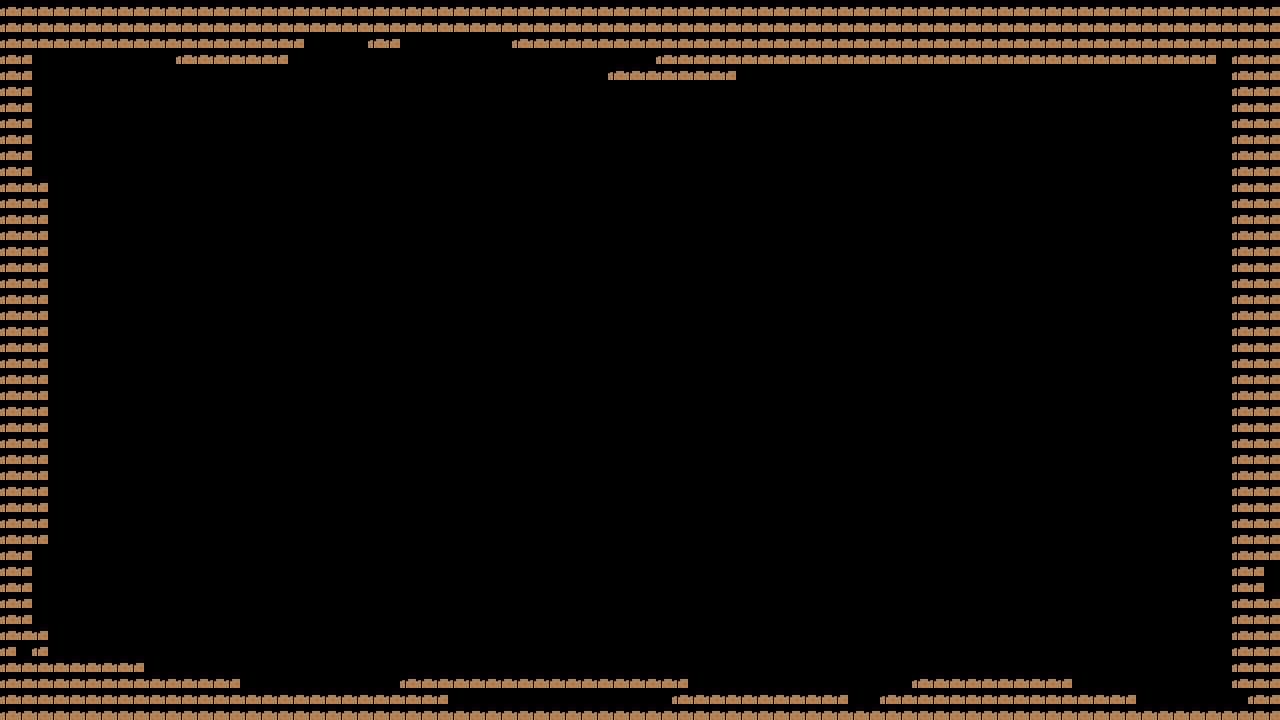

This is a level from a 2D game, rendered from its Tiled map with the project's own tilesets. A one-line summary and the map file follow, with tile-layer data summarised:
An orthogonal 80x45 tile map with 16x16 px tiles, 1 tile layer (dirt_layer).

<map version="1.0" tiledversion="1.1.3" orientation="orthogonal" renderorder="right-down" width="80" height="45" tilewidth="16" tileheight="16" infinite="0" nextobjectid="1">
 <tileset firstgid="1" name="roguelikeSheet_transparent" tilewidth="16" tileheight="16" tilecount="1920" columns="60">
  <image source="roguelikeSheet_transparent.png" trans="ff00ff" width="968" height="526" />
 </tileset>
 <layer name="dirt_layer" width="80" height="45">
  <data>[3600 cells, 686 non-empty, 1 distinct tile ids]</data>
 </layer>
</map>
